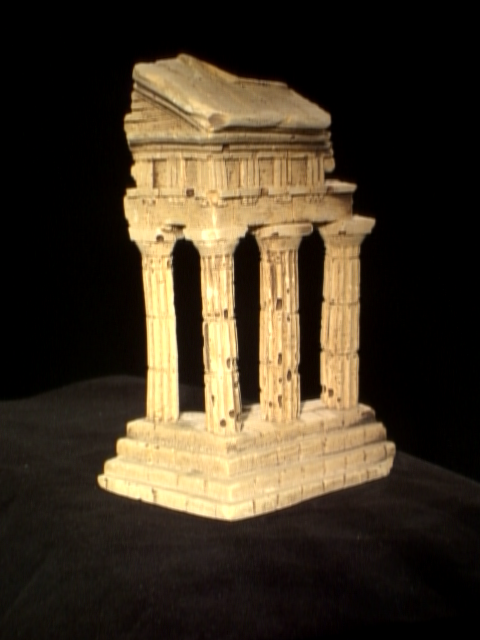
%> input picture project5/project5_package/data/im1.png, 480 x 640 px
$ octave test_get_disparity.m   (GNU Octave 9; MATLAB toolbox functions it lacks are replaced by stand-ins)
%> lines starting %> are read from the running program, lines starting %| are printed output that depends on the picture
clear all;
close all;

% Load image and paramters
im1 = imread('../data/im1.png');
%> im1 is the input picture: size 640x480x3 uint8; mean R, G, B 65.3, 53.9, 37.1
im2 = imread('../data/im2.png');
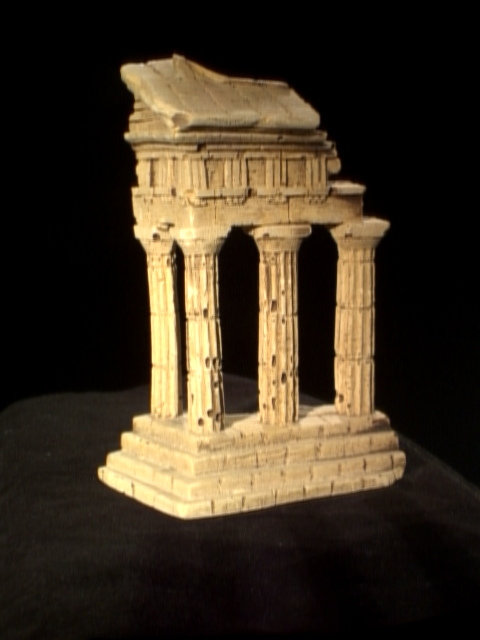
%> input picture project5/project5_package/data/im2.png, 480 x 640 px
%> im2 is the input picture: size 640x480x3 uint8; mean R, G, B 60.7, 49.2, 33.3
im1 = rgb2gray(im1);
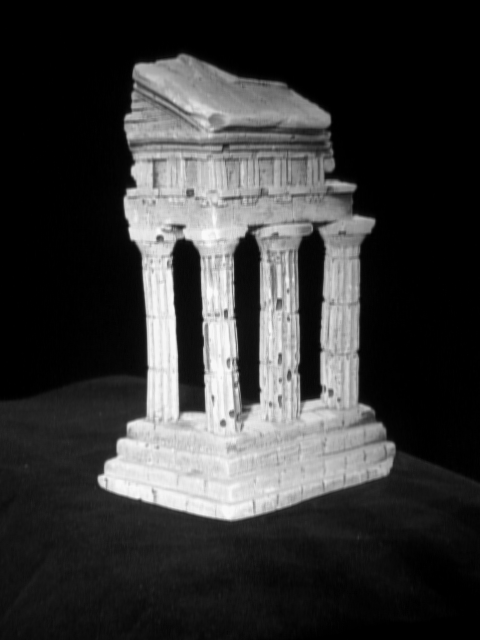
%> im1: size 640x480 uint8; min 0, max 250, mean 55.4
im2 = rgb2gray(im2);
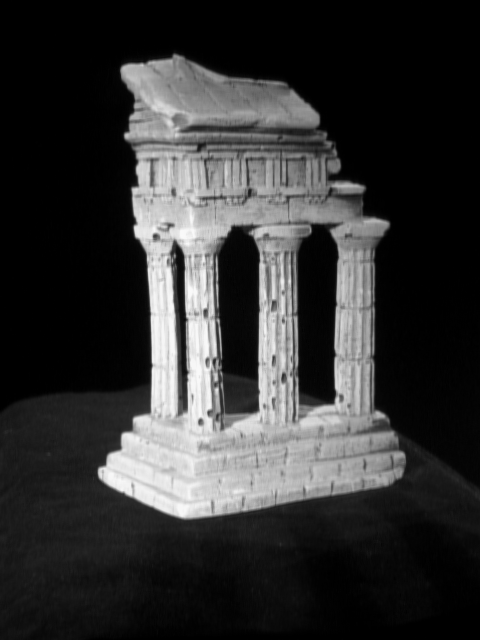
%> im2: size 640x480 uint8; min 0, max 250, mean 50.8

maxDisp = 20;
windowSize = 3;


mask = ones(windowSize,windowSize);
[height, width] = size(im2);
%> height = 640; width = 480

im1_w = conv2(im1,mask,'same');
%imshow(im1_w);

disp_all = zeros(height, width,maxDisp+1);

for d = 0:maxDisp
    shifted_im2 = circshift(im2,d,2);
    im2_w = conv2(shifted_im2,mask,'same');

    dis = (im1_w - im2_w).^2;
    disp_all(:,:,d+1)=dis;
end
%> this loop made 21 passes
%> pass 1, `dis = (im1_w - im2_w).^2;`:
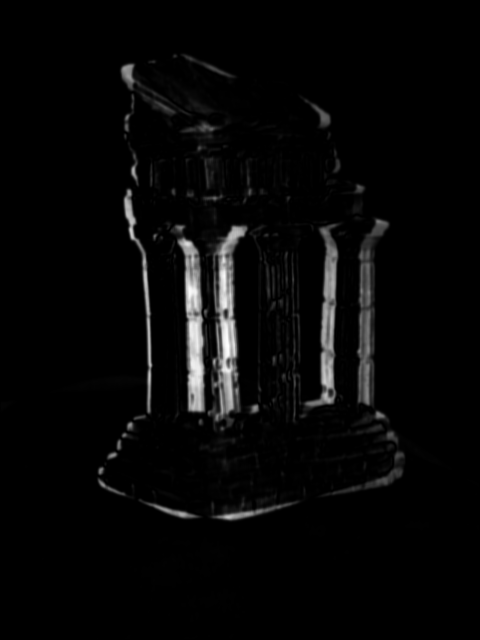
%> dis: size 640x480 double; min 0, max 4713241, mean 136597.8; drawn with min black and max white

[M,I] = min(disp_all,[],3);
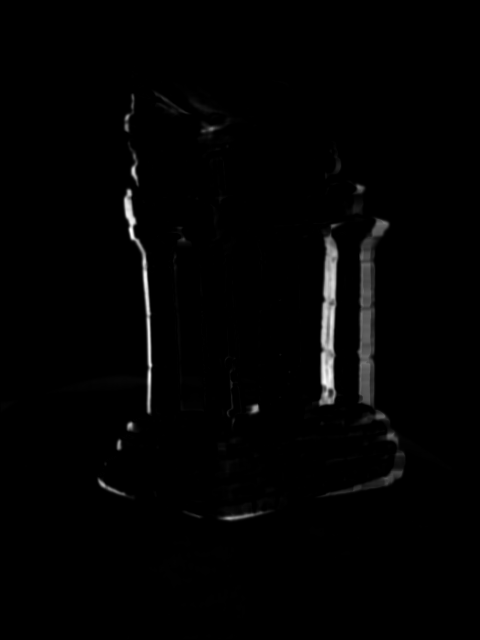
%> M: size 640x480 double; min 0, max 3767481, mean 46110.5; drawn with min black and max white
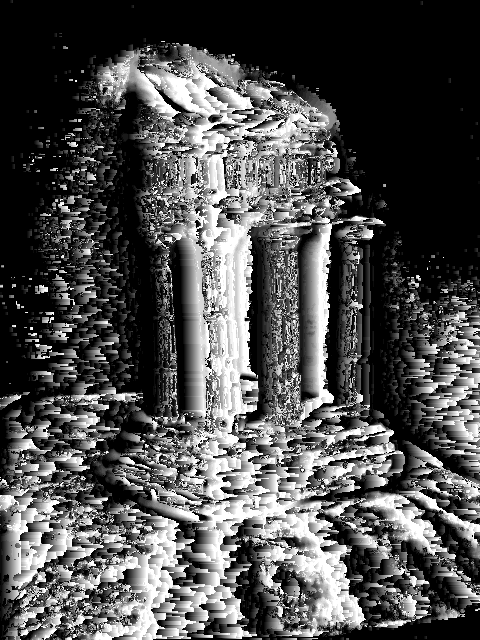
%> I: size 640x480 double; min 1, max 21, mean 7.3; drawn with min black and max white
dispM = I;

figure; imagesc(dispM.*(im1>40)); colormap(gray); axis image;
%> after `axis image`:
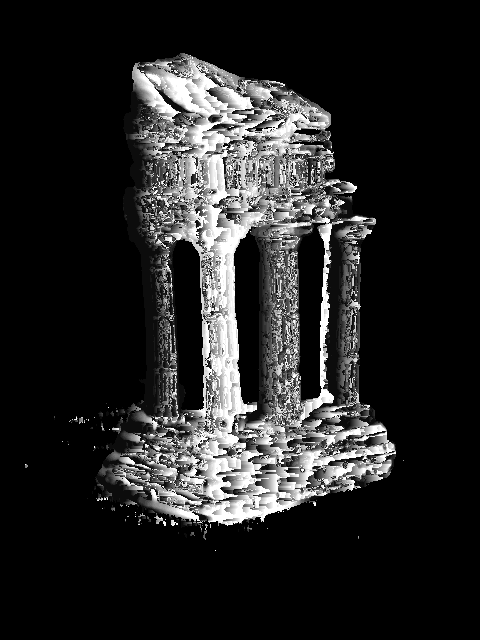
%> displayed picture: size 640x480x3, on the screen's scale of 0 to 255; min 0, max 255, mean 37.2
